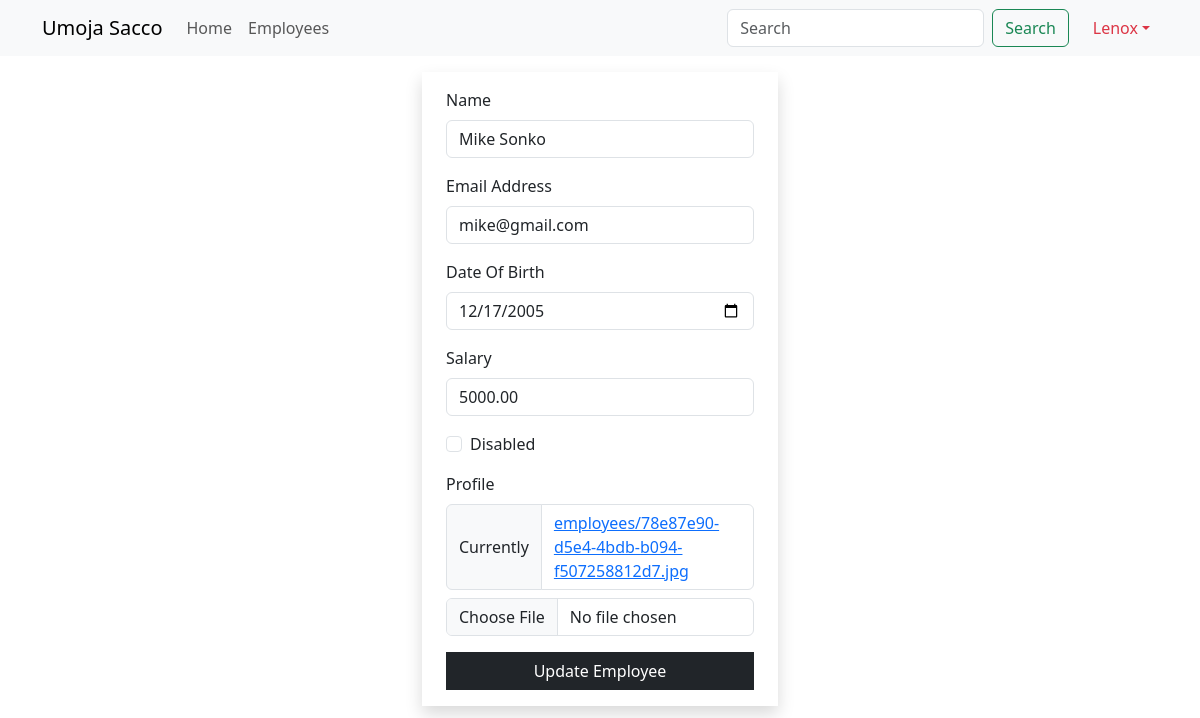
Screenshot of /employees/update/2 (signed in) with the database file from the repository.
### mainapp/models.py (models this page shows, shortened)
class Employee(models.Model):
    name = models.CharField(max_length=50)
    email = models.EmailField(unique=True)
    dob = models.DateField(null=True)
    salary = models.DecimalField(max_digits=8, decimal_places=2)
    disabled = models.BooleanField(default=False)
    profile = models.ImageField(upload_to=unique_img_name, null=True, default="employees/employee.png")
    created_at = models.DateTimeField(auto_now_add=True, null=True)
    updated_at = models.DateTimeField(auto_now=True, null=True)

### mainapp/views.py (the view)
# urls.py: path('employees/update/<int:emp_id>', views.employee_update, name="update"),
@login_required
@permission_required('mainapp.change_employee', raise_exception=True)
def employee_update(request, emp_id):
    employee = get_object_or_404(Employee, pk=emp_id)
    if request.method == "POST":
        form = EmployeeForm(request.POST, request.FILES, instance=employee)
        if form.is_valid():
            form.save()
            messages.success(request, "Employee was updated succesfully")
            return redirect('details', emp_id)
    else:
        form = EmployeeForm(instance=employee)
    return render(request, 'update.html', {"form":form})

### mainapp/app_forms.py
class EmployeeForm(forms.ModelForm):
    class Meta:
        model = Employee
        fields = "__all__"
        widgets = {
            "dob": forms.DateInput(attrs={"type":"date", "min":"1990-01-01", "max":"2005-12-31"}),
            "salary": forms.NumberInput(attrs={"max":"75000", "min":"1000"})
        }
        labels = {
            "dob":"Date Of Birth",
            "email": "Email Address"
        }

### templates/update.html (shortened to what this page needs)
{% extends "base.html" %}
{% load crispy_forms_filters %}
{% block content%}
    {% include 'navbar.html'%}
    <div class="container">
        <div class="row justify-content-center">
            <div class="col-sm-4">
                <form action="{{ request.path }}" method="POST" enctype="multipart/form-data" class="shadow py-3 px-4 mt-3">
                    {{ form | crispy }}
                    <button class="btn btn-dark rounded-0 w-100">Update Employee</button>
                </form>
            </div>
        </div>
    </div>
{%  endblock content %}

### templates/navbar.html (shortened to what this page needs)
<nav class="navbar sticky-top navbar-expand-lg bg-body-tertiary">
    <div class="container">
      <a class="navbar-brand" href="{% url 'index'%}">Umoja Sacco</a>
      <div class="collapse navbar-collapse" id="navbarTogglerDemo02">
        <ul class="navbar-nav me-auto mb-2 mb-lg-0">
          <li class="nav-item">
            <a class="nav-link {% if "/" == request.path %} active {% endif%}" aria-current="page" href="{% url 'index'%}">Home</a>
          </li>
          <li class="nav-item">
            <a class="nav-link {% if "/employees" == request.path %} active {% endif%}" href="{% url 'all'%}">Employees</a>
          </li>
        </ul>
        <form class="d-flex" role="search" method="get" action="{% url 'search' %}">
            <input class="form-control me-2" name="search_word" type="search" placeholder="Search" aria-label="Search">
            <button class="btn btn-outline-success" type="submit">Search</button>
        </form>
        <ul class="navbar-nav ms-3 mb-2 mb-lg-0">
          <li class="nav-item dropdown">
            <a class="nav-link dropdown-toggle text-danger" href="#" role="button" data-bs-toggle="dropdown">{{ user.first_name }}</a>
          </li>
        </ul>
      </div>
    </div>
  </nav>

### rows the page displays
Employee: name "Mike Sonko", email "mike@gmail.com", dob "12/17/2005", salary "5000.00"

### other values shown
{{ user.first_name }} "Lenox"
